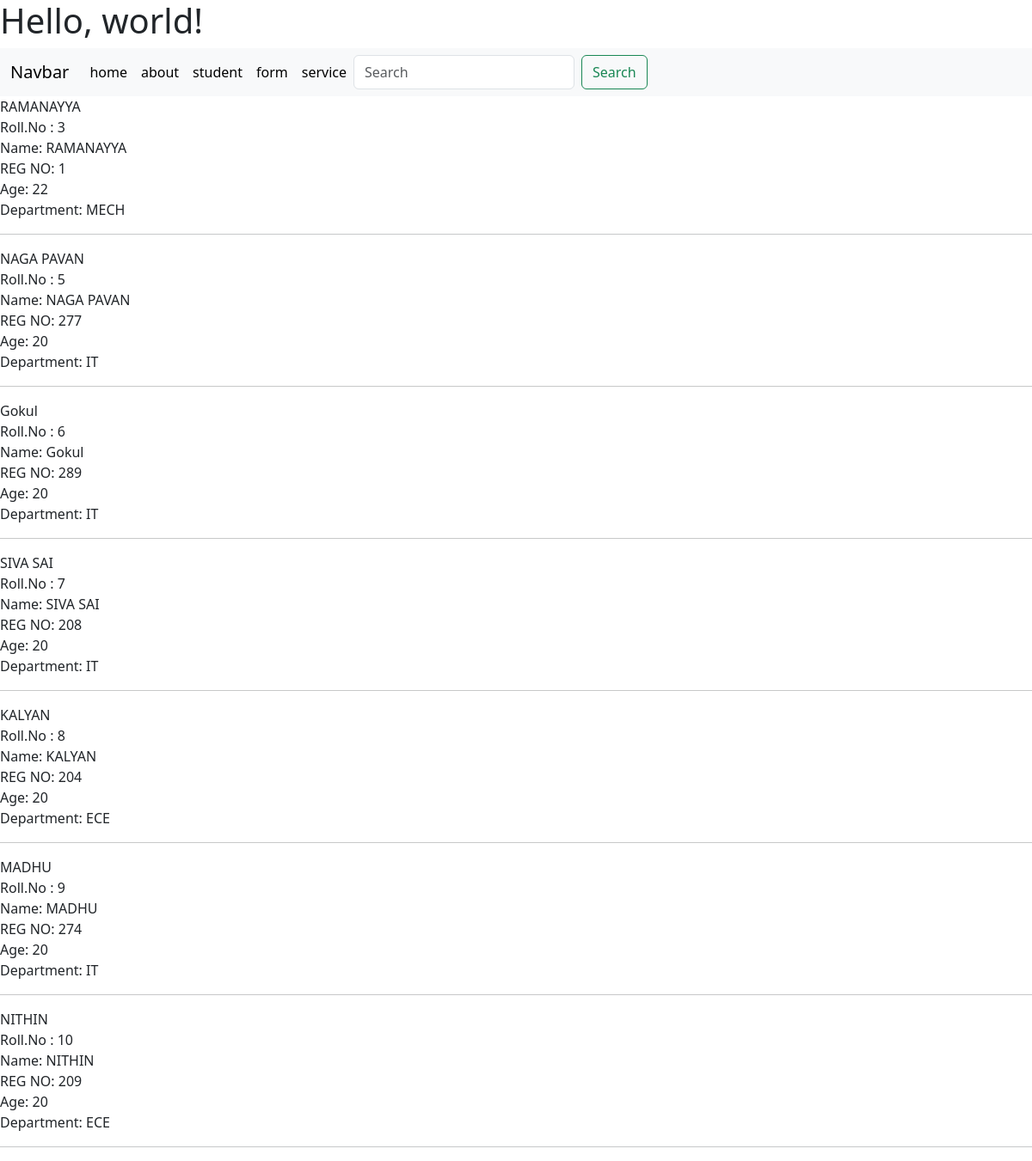
Page /student on the committed database.
### IT/models.py (models this page shows)
class Student(models.Model):
    name=models.CharField(max_length=200)
    regnumber=models.IntegerField()
    age=models.IntegerField()
    department=models.CharField(max_length=20)
    def __str__(self):
        return self.name

### IT/views.py (the view)
# urls.py: path('student',views.student,name='student'),
def student(request):
    stu = Student.objects.all()
    context = {'stu': stu}
    return render(request, 'student.html', context)

### templates/student.html
{% extends "base.html" %}
{% block content %}
{%  for a in stu %}
{{a}}<br>
Roll.No : {{ a.id }}<br>
Name: {{a.name}}<br>
REG NO: {{a.regnumber}}<br>
Age: {{a.age}}<br>
Department: {{a.department}}<br>
<hr>
{% endfor %}
{% endblock %}

### templates/base.html (shortened to what this page needs)
<!doctype html>
<html lang="en">
  <head>
    <link href="https://cdn.jsdelivr.net/npm/bootstrap@5.3.0/dist/css/bootstrap.min.css" rel="stylesheet">
  </head>
  <body>
    <h1>Hello, world!</h1>
    <nav class="navbar navbar-expand-lg bg-body-tertiary">
        <div class="container-fluid">
          <a class="navbar-brand" href="#">Navbar</a>
          <div class="collapse navbar-collapse" id="navbarSupportedContent">
            <ul class="navbar-nav me-auto mb-2 mb-lg-0">
              <li class="nav-item">
                <a class="nav-link active" aria-current="page" href="{% url 'IT:home' %}">home</a>
              </li>
              <li class="nav-item">
                <a class="nav-link active" aria-current="page" href="{% url 'IT:about' %}">about</a>
              </li>
              <li class="nav-item">
                <a class="nav-link active" aria-current="page" href="{% url 'IT:student' %}">student</a>
              </li>
              <li class="nav-item">
                <a class="nav-link active" aria-current="page" href="{% url 'IT:form' %}">form</a>
              </li>
              <li class="nav-item">
                <a class="nav-link active" aria-current="page" href="{% url 'IT:service' %}">service</a>
              </li>
            <form class="d-flex" role="search">
              <input class="form-control me-2" type="search" placeholder="Search" aria-label="Search">
              <button class="btn btn-outline-success" type="submit">Search</button>
            </form>
          </div>
        </div>
      </nav>
{% block content %}
{% endblock %}
</body>
</html>

### rows in the picture
Student: name "RAMANAYYA", id "3", regnumber "1", age "22", department "MECH"
Student: name "NAGA PAVAN", id "5", regnumber "277", age "20", department "IT"
Student: name "Gokul", id "6", regnumber "289", age "20", department "IT"
Student: name "SIVA SAI", id "7", regnumber "208", age "20", department "IT"
Student: name "KALYAN", id "8", regnumber "204", age "20", department "ECE"
Student: name "MADHU", id "9", regnumber "274", age "20", department "IT"
Student: name "NITHIN", id "10", regnumber "209", age "20", department "ECE"
